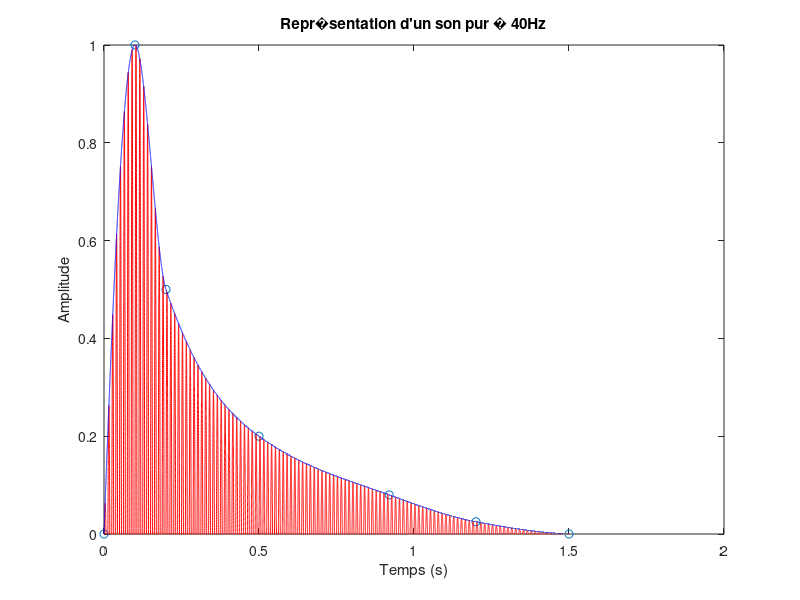

Write MATLAB code to recreate this figure.

T=01.5
Fe=44000;
dt = 1/Fe;
t = 0:dt:T-dt;
n = length(t);
f=80;

x = [0,0.1,0.2,0.5,0.92,1.2,1.5]; 
v = [0,1,0.5,0.2,0.08,0.025,0];
Enveloppe = interp1(x,v,t,'pchip');
% creation du son, boucle pour ajouter une a une
% les composantes frequentielles
s = zeros(1,n);
K = length(f);
s = Enveloppe.*sin(2*pi*f*t);


% normalisation pour que les valeurs soient
% toutes dans l'intervalle [-1 +1]
s = s/max(abs(s));

plot(x,v,'o',t,s,'r',t,Enveloppe,'b');
ylim([0 1])
xlabel('Temps (s)')
ylabel('Amplitude')
title("Repr�sentation d'un son pur � 40Hz")
